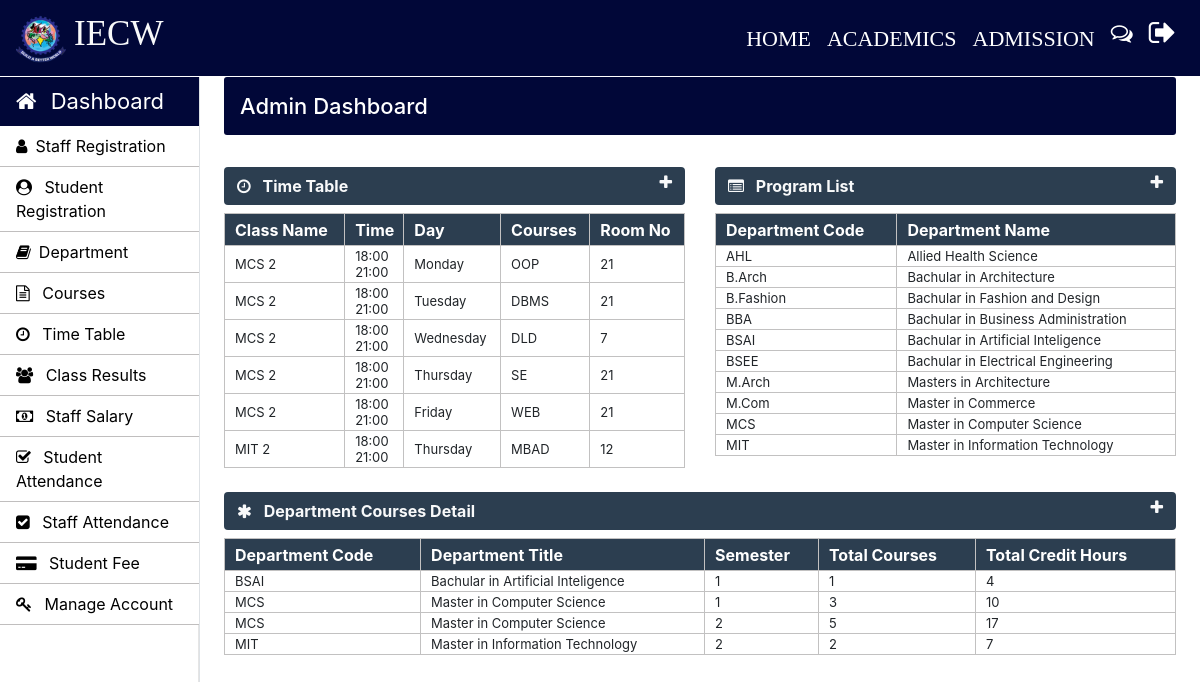
The page /Admin/admin-index.php (signed in) on the database its author committed.
### tables this page shows
CREATE TABLE `time_table` (
  `id` int(11) NOT NULL,
  `course_code` varchar(10) NOT NULL,
  `semester` int(11) NOT NULL,
  `timing_from` varchar(10) NOT NULL,
  `timing_to` varchar(10) NOT NULL,
  `day` varchar(20) NOT NULL,
  `subject_code` varchar(20) NOT NULL,
  `room_no` int(11) NOT NULL
);

CREATE TABLE `weekdays` (
  `day_id` int(11) NOT NULL,
  `day_name` varchar(15) NOT NULL
);

CREATE TABLE `courses` (
  `course_code` varchar(10) NOT NULL,
  `course_name` varchar(50) NOT NULL,
  `semester_or_year` varchar(10) NOT NULL,
  `no_of_year` int(10) NOT NULL
);

### Admin/admin-index.php (the view, shortened to what this page needs)
	<?php
		require_once "../connection/connection.php";
	?>
	<?php include('../common/common-header.php') ?>
	<?php include('../common/admin-sidebar.php') ?>
		<main role="main" class="col-xl-10 col-lg-9 col-md-8 ml-sm-auto px-md-4 mb-2 w-100 page-content-index">
			<div class="flex-wrap flex-md-no-wrap pt-3 pb-2 mb-3 text-white admin-dashboard pl-3">
				<h4>Admin Dashboard </h4>
			</div>
			<div class="row">
				<div class=" col-lg-6 col-md-12 col-sm-12 ">
					<div>
						<section class="mt-3">
							<div class="btn btn-block table-one text-light d-flex">
								<span class="font-weight-bold"><i class="fa fa-clock-o mr-2" aria-hidden="true"></i> Time Table</span>
								<a href="" class="ml-auto" data-toggle="collapse" data-target="#collapseOne"><i class="fa fa-plus text-light" aria-hidden="true"></i></a>
							</div>
							<div class="collapse show mt-2" id="collapseOne">
								<table class="w-100 table-elements table-one-tr"cellpadding="2">
									<tr class="pt-5 table-one text-white" style="height: 32px;">
										<th>Class Name</th>
										<th>Time</th>
										<th>Day</th>
										<th>Courses</th>
										<th>Room No</th>
									</tr>
									<?php
										$query="select * from time_table tt inner join weekdays wd on tt.day=wd.day_id";
										$run=mysqli_query($con,$query);
										while($row=mysqli_fetch_array($run)) {
											echo "<tr>";
											echo "<td>".$row["course_code"]." ".$row["semester"]."</td>";
											echo "<td>".$row["timing_from"]."<br>".$row["timing_to"]."</td>";
											echo "<td>".$row["day_name"]."</td>";
											echo "<td>".$row["subject_code"]."</td>";
											echo "<td>".$row["room_no"]."</td>";
											echo "</tr>";
										}
									?>
								</table>
							</div>
						</section>
					</div>
				</div>
				<div class=" col-lg-6 col-md-12 col-sm-12">
					<div>
						<section class="mt-3">
							<div class="btn btn-block table-two text-light d-flex">
								<span class="font-weight-bold"><i class="fa fa-list-alt mr-2" aria-hidden="true"></i> Program List</span>
								<a href="" class="ml-auto" data-toggle="collapse" data-target="#collapsetwo"><i class="fa fa-plus text-light" aria-hidden="true"></i></a>
							</div>
							<div class="collapse show mt-2" id="collapsetwo">
								<table class="w-100 table-elements table-two-tr"cellpadding="2">
									<tr class="pt-5 table-two text-white" style="height: 32px;">
										<th>Department Code</th>
										<th>Department Name</th>
									</tr>
									<?php
										$query="select course_name,course_code from courses";
										$run=mysqli_query($con,$query);
										while($row=mysqli_fetch_array($run)) { ?>
											<tr>
												<td><?php echo $row['course_code'] ?></td>
												<td><?php echo $row['course_name'] ?></td>
											</tr>
										<?php }
									?>
								</table>
							</div>
						</section>
					</div>
				</div>
				<div class="col-md-12">
					<div>
						<section class="mt-4">
							<div class="btn btn-block table-three text-light d-flex">
								<span class="font-weight-bold"><i class="fa fa-asterisk mr-2" aria-hidden="true"></i> Department Courses Detail</span>
								<a href="" class="ml-auto" data-toggle="collapse" data-target="#collapsethree"><i class="fa fa-plus text-light" aria-hidden="true"></i></a>
							</div>
							<div class="collapse show mt-2" id="collapsethree">
								<table class="w-100 table-elements table-three-tr"cellpadding="2">
									<tr class="pt-5 table-three text-white" style="height: 32px;">
										<th>Department Code</th>
										<th>Department Title</th>
										<th>Semester</th>
										<th>Total Courses</th>
										<th>Total Credit Hours</th>
									</tr>
									<?php
										$query="select course_code,course_name,semester,count(subject_code) as subject_code,sum(credit_hours) as credit_hours from course_subjects join courses using(course_code) group by course_code, semester";
										$run=mysqli_query($con,$query);
										while($row=mysqli_fetch_array($run)) {
											echo "<tr>";
											echo "<td>".$row["course_code"]."</td>";
											echo "<td>".$row["course_name"]."</td>";
											echo "<td>".$row["semester"]."</td>";
											echo "<td>".$row["subject_code"]."</td>";
											echo "<td>".$row["credit_hours"]."</td>";
											echo "</tr>";
										}
									?>
								</table>
							</div>
						</section>
					</div>
				</div>
			</div>
		</main>
	</body>
</html>

### Common/common-header.php (shortened to what this page needs)
<!doctype html>
<html lang="en">
	<head>
      <link rel="stylesheet" type="text/css" href="../bootstrap/css/bootstrap.min.css">
      <link rel="stylesheet" type="text/css" href="../css/footer.css">
      <link rel="stylesheet" type="text/css" href="../css/style.css">
    <link rel="stylesheet" href="https://stackpath.bootstrapcdn.com/font-awesome/4.7.0/css/font-awesome.min.css">
  </head>
  <body>
    <nav class="navbar navbar-expand-lg navbar-dark header-back sticky-top header-navbar-fonts">
      <a class="navbar-brand d-flex align-items-center" href="../index.php">
        <img src="../images/logo.png" class="logo-image" width="50" height="50">
        <h3 class="text-light text-uppercase ml-2">IECW</h3>
      </a>
      <div class="collapse navbar-collapse" id="navbarNavDropdown">
        <ul class="navbar-nav ml-auto">
          <li class="nav-item active">
            <a class="nav-link" href="../index.php">HOME<span class="sr-only">(current)</span></a>
          </li>
          <li class="nav-item active">
            <a class="nav-link" href="../academics.php">ACADEMICS<span class="sr-only">(current)</span></a>
          </li>
          <li class="nav-item active">
            <a class="nav-link" href="../admission.php">ADMISSION<span class="sr-only">(current)</span></a>
          </li>
          <li class="nav-item active">
            <a class="nav-link" href="../Feedback/index.php"><i class="fa fa-comments-o"></i><span class="sr-only">(current)</span></a>
          </li>
          <li class="nav-item active">
            <a class="nav-link" href="../login/logout.php"><i class="fa fa-sign-out text-white fa-lg" aria-hidden="true"></i><span class="sr-only">(current)</span></a>
          </li>
        </ul>
      </div>
    </nav>

### Common/admin-sidebar.php (shortened to what this page needs)
 <nav id="sidebarMenu" class="">
<div class="col-xl-2 col-lg-3 col-md-4 sidebar position-fixed border-right">
     <div class="sidebar-header">
       <div class="nav-item">
           <a class="nav-link text-white" href="../admin/admin-index.php">
               <i class="fa fa-home mr-2" aria-hidden="true"></i> Dashboard
           </a>
       </div>
     </div>
     <ul class="nav flex-column">
       <li class="nav-item">
         <a class="nav-link" href="../admin/Staff.php">
           <i class="fa fa-user mr-2" aria-hidden="true"></i>Staff Registration
         </a>
     </li>
       <li class="nav-item">
         <a class="nav-link" href="../admin/Student.php">
           <i class="fa fa-user-circle mr-2" aria-hidden="true"></i> Student Registration
         </a>
       </li>
       <li class="nav-item">
         <a class="nav-link" href="../admin/Courses.php">
           <i class="fa fa-book mr-2" aria-hidden="true"></i>Department
         </a>
       </li>
       <li class="nav-item">
         <a class="nav-link" href="../admin/subjects.php">
           <i class="fa fa-file-text-o mr-2" aria-hidden="true"></i> Courses
         </a>
       </li>
       <li class="nav-item">
         <a class="nav-link" href="../admin/time-table.php">
            <i class="fa fa-clock-o mr-2" aria-hidden="true"></i> Time Table
         </a>
 </li>
       <li class="nav-item">
         <a class="nav-link" href="../admin/class-result.php">
           <i class="fa fa-users mr-2" aria-hidden="true"></i> Class Results
         </a>
       </li>
       <li class="nav-item">
         <a class="nav-link" href="../admin/staff-salary.php">
           <i class="fa fa-money mr-2" aria-hidden="true"></i> Staff Salary
         </a>
       </li>
       <li class="nav-item">
         <a class="nav-link" href="../admin/student-attendance.php">
           <i class="fa fa-check-square-o mr-2" aria-hidden="true"></i> Student Attendance
         </a>
       </li>
       <li class="nav-item">
         <a class="nav-link" href="../admin/staff-attendance.php">
           <i class="fa fa-check-square mr-2" aria-hidden="true"></i> Staff Attendance
         </a>
       </li>
       <li class="nav-item">
         <a class="nav-link" href="../admin/student-fee.php">
           <i class="fa fa-credit-card-alt mr-2" aria-hidden="true"></i> Student Fee
         </a>
       </li>
       <li class="nav-item">
         <a class="nav-link" href="../admin/manage-accounts.php">
           <i class="fa fa-key mr-2" aria-hidden="true"></i> Manage Account
         </a>
       </li>
     </ul>
   </div>
 </nav>

### Css/footer.css (style rules this page uses)
.footer-top h2,h3 { color: #fff; }

### Css/style.css (style rules this page uses)
h3 { font-size: 25px; }
h4 { font-size: 22px; }
.header-back { background: #010738; }
.header-navbar-fonts { font-family: Cambria, Cochin, Georgia, Times, 'Times New Roman', serif; }
.header-navbar-fonts h3 { font-size: 35px !important; }
.header-navbar-fonts ul li a { font-size: 22px !important; }
.sidebar { padding: 0; margin-top: 1px; height: 100%; box-shadow: inset -1px 0 0 rgba(0, 0, 0, .1); background-color: #fff; }
.sidebar-header { background: #010738; font-size: 22px !important; }
.sidebar ul { background-color: #ffffff; }
.sidebar ul li { border-bottom: 1px solid rgb(192, 190, 190); }
.sidebar ul li a { font-size: 16px !important; color: black; }
.admin-dashboard { margin-top: 1px !important; background: #2c3e50 !important; border-radius: 3px; }
.table-elements tr, td, th { font-size: 13px; border: 1px solid rgb(194, 193, 193); padding-left: 10px !important; }
.table-one { background: #2c3e50; }
.table-two { background: #2c3e50; }
.table-three { background: #2c3e50 !important; }
.table-font-for-transcript td, th { font-size: 16px !important; }

### Common/common-header.php (style rules this page uses)
.header-back { background: #010738; }
.admin-dashboard { margin-top: 1px !important; background: #010738 !important; border-radius: 3px; }

### rows shown on the page
time_table: course_code "MCS", semester "2", timing_from "18:00", timing_to "21:00", weekdays.day_name "Monday", subject_code "OOP", room_no "21"
time_table: course_code "MCS", semester "2", timing_from "18:00", timing_to "21:00", weekdays.day_name "Tuesday", subject_code "DBMS", room_no "21"
time_table: course_code "MCS", semester "2", timing_from "18:00", timing_to "21:00", weekdays.day_name "Wednesday", subject_code "DLD", room_no "7"
time_table: course_code "MCS", semester "2", timing_from "18:00", timing_to "21:00", weekdays.day_name "Thursday", subject_code "SE", room_no "21"
time_table: course_code "MCS", semester "2", timing_from "18:00", timing_to "21:00", weekdays.day_name "Friday", subject_code "WEB", room_no "21"
time_table: course_code "MIT", semester "2", timing_from "18:00", timing_to "21:00", weekdays.day_name "Thursday", subject_code "MBAD", room_no "12"
courses: course_code "AHL", course_name "Allied Health Science"
courses: course_code "B.Arch", course_name "Bachular in Architecture"
courses: course_code "B.Fashion", course_name "Bachular in Fashion and Design"
courses: course_code "BBA", course_name "Bachular in Business Administration"
courses: course_code "BSAI", course_name "Bachular in Artificial Inteligence"
courses: course_code "BSEE", course_name "Bachular in Electrical Engineering"
courses: course_code "M.Arch", course_name "Masters in Architecture"
courses: course_code "M.Com", course_name "Master in Commerce"
courses: course_code "MCS", course_name "Master in Computer Science"
courses: course_code "MIT", course_name "Master in Information Technology"

### other values the page prints
$row["course_code"] "BSAI"
$row["course_name"] "Bachular in Artificial Inteligence"
$row["semester"] "1"
$row["subject_code"] "1"
$row["credit_hours"] "4"
$row["course_code"] "MCS"
$row["course_name"] "Master in Computer Science"
$row["subject_code"] "3"
$row["credit_hours"] "10"
$row["semester"] "2"
$row["subject_code"] "5"
$row["credit_hours"] "17"
$row["course_code"] "MIT"
$row["course_name"] "Master in Information Technology"
$row["subject_code"] "2"
